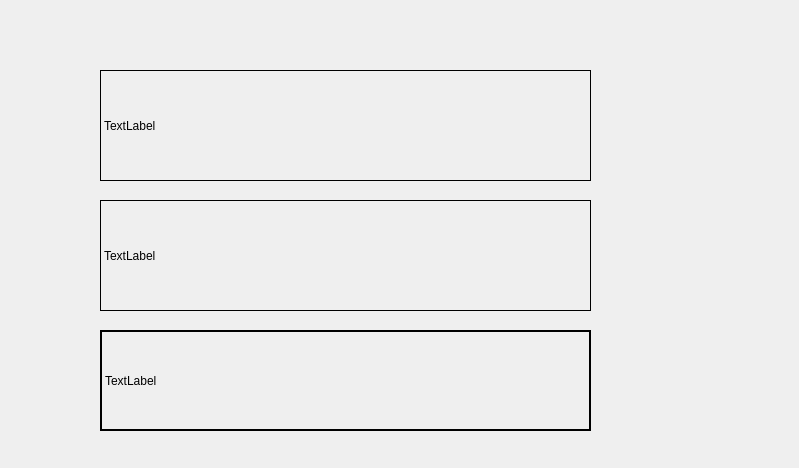
<?xml version="1.0" encoding="UTF-8"?>
<ui version="4.0">
 <class>Widget</class>
 <widget class="QWidget" name="Widget">
  <property name="geometry">
   <rect>
    <x>0</x>
    <y>0</y>
    <width>799</width>
    <height>468</height>
   </rect>
  </property>
  <property name="windowTitle">
   <string>Widget</string>
  </property>
  <widget class="QLabel" name="label1">
   <property name="geometry">
    <rect>
     <x>100</x>
     <y>70</y>
     <width>491</width>
     <height>111</height>
    </rect>
   </property>
   <property name="frameShape">
    <enum>QFrame::Box</enum>
   </property>
   <property name="text">
    <string>TextLabel</string>
   </property>
  </widget>
  <widget class="QLabel" name="label2">
   <property name="geometry">
    <rect>
     <x>100</x>
     <y>200</y>
     <width>491</width>
     <height>111</height>
    </rect>
   </property>
   <property name="frameShape">
    <enum>QFrame::Panel</enum>
   </property>
   <property name="text">
    <string>TextLabel</string>
   </property>
  </widget>
  <widget class="QLabel" name="label3">
   <property name="geometry">
    <rect>
     <x>100</x>
     <y>330</y>
     <width>491</width>
     <height>101</height>
    </rect>
   </property>
   <property name="frameShape">
    <enum>QFrame::WinPanel</enum>
   </property>
   <property name="text">
    <string>TextLabel</string>
   </property>
  </widget>
 </widget>
 <resources/>
 <connections/>
</ui>
